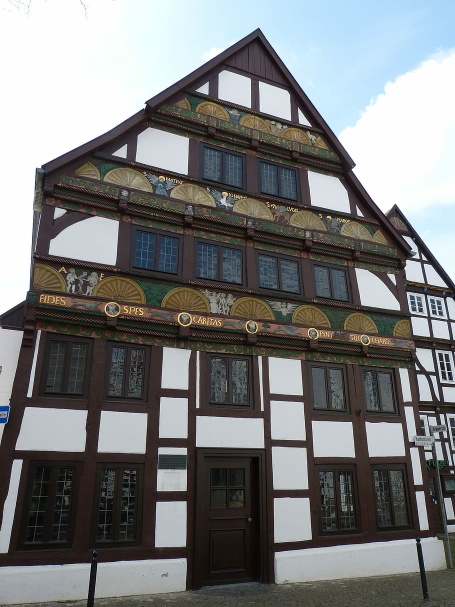
//> input picture 2.img_proc/L2.14#HoughLineTransformation/HoughLinesTransform/x64/Debug/image.jpg, 910 x 1213 px (shown at 1/2 size)
$ ./HoughLinesTransform   (built with g++ and OpenCV 4)
//> lines starting //> are read from the running program, lines starting //| are printed output that depends on the picture
#include <iostream>
#include "opencv2/imgcodecs.hpp"
#include "opencv2/highgui.hpp"
#include "opencv2/imgproc.hpp"
/*
 ***set threshold which shows number point lie on the line.***

 ***in polar axis definition,we could drawing a plot which shows points of lines vector by choosing fixed point in axis ,in other word we could draw lines vectors by using parametries
 in polar space which pass through fixed point which we determined in advance.
 ***if we want to get a line which pass through two or more point which is known ,we draw this parametric polar plot and determine line vector by determine these axis
 intersection point.

 line can be detected by finding the number of intersections between curves.
 The more curves intersecting means that the line represented by that intersection have more points.
 In general, we can define a threshold of the minimum number of intersections needed to detect a line.

 ***in other word we define threshold of number which number is shows point lie on the line...

  It keeps track of the intersection between curves of every point in the image.
 if number of intersection is above some threshold ,then it declares it is line with the parameters (teta,ro)of intersection point.
****The Standard Hough Transform*******

	It consists in pretty much what we just explained in the previous section. It gives you as result a vector of couples (θ,rθ)
	In OpenCV it is implemented with the function HoughLines()


****The Probabilistic Hough Line Transform*****

	A more efficient implementation of the Hough Line Transform. It gives as output the extremes of the detected lines (x0,y0,x1,y1)
	In OpenCV it is implemented with the function HoughLinesP()

	*/
using namespace cv;
using namespace std;

int main(int argc,char **argv)
{
	Mat dst, cdst, cdstP;

	const char* default_file = "./image.jpg";
	const char* filename = argc >= 2 ? argv[1] : default_file;
	// Loads an image
	Mat src = imread(samples::findFile(filename), IMREAD_GRAYSCALE);
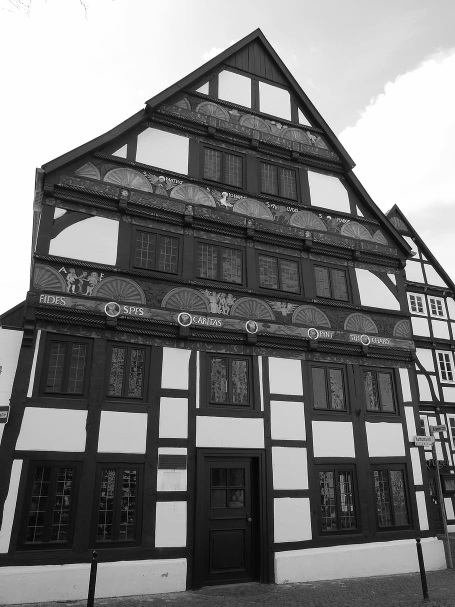
//> src: 1213 rows x 910 cols, CV_8UC1 (shown at 1/2 size); min 0, max 255, mean 123.5
	// Check if image is loaded fine
	if (src.empty()) {
		printf(" Error opening image\n");
		printf(" Program Arguments: [image_name -- default %s] \n", default_file);
		return -1;
	}

	Canny(src, dst, 50, 200,3 );//canny applied
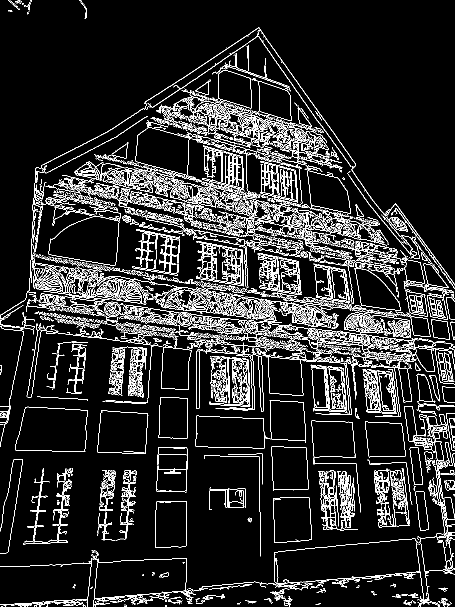
//> dst: 1213 rows x 910 cols, CV_8UC1 (shown at 1/2 size); 10.1% white in thin lines or dots

	cvtColor(dst,cdst,COLOR_GRAY2BGR);
//> cdst: 1213 rows x 910 cols, CV_8UC3; 10.1% white in thin lines or dots
	cdstP = cdst.clone();

	vector<Vec2f>lines;
	HoughLines(dst, lines, 1, CV_PI / 180,150,0,0);//dst must be the type of BGR (CV_8UC1)
//> lines = 10383 lines (rho, theta), first 12: [-511, 3.11], [569, 1.71], [488, 1.73], [498, 1.73], [30, 2.36], [576, 1.69], [564, 1.69], [398, 1.76], [347, 0.03], [28, 2.36], [25, 2.36], [45, 2.36]
	/*
	This function use such numerical methods when it determine intesection between lines by move forward as much as size of the resolution.
	HoughLines	(	InputArray 	image,             /	8-bit, single-channel binary source image. The image may be modified by the function.
					OutputArray 	lines,         /    Output vector of lines. Each line is represented by a 2 or 3 element vector (ρ,θ) or (ρ,θ,votes) . ρ is the distance from the coordinate origin (0,0) (top-left corner of the image). θ is the line rotation angle in radians ( 0∼vertical line,π/2∼horizontal line ). votes is the value of accumulator.
					double 	rho,                   /    The resolution of the parameter r in pixels. We use 1 pixel.
					double 	theta,                 /    Angle resolution of the accumulator in radians.
					int 	threshold,			   /    Accumulator threshold parameter. Only those lines are returned that get enough votes ( >threshold ).
					double 	srn = 0,			   /    For the multi-scale Hough transform, it is a divisor for the distance resolution rho . The coarse accumulator distance resolution is rho and the accurate accumulator resolution is rho/srn . If both srn=0 and stn=0 , the classical Hough transform is used. Otherwise, both these parameters should be positive.
					double 	stn = 0,			   /    For the multi-scale Hough transform, it is a divisor for the distance resolution theta.
					double 	min_theta = 0,		   /    For standard and multi-scale Hough transform, minimum angle to check for lines. Must fall between 0 and max_theta.
					double 	max_theta = CV_PI	   /	For standard and multi-scale Hough transform, maximum angle to check for lines. Must fall between min_theta and CV_PI.
				)
*/
	for (size_t i=0;i<lines.size();i++)
	{
		float ro = lines[i][0], teta = lines[i][1];//ro and teta is belong to lines output vectors
		Point p1, p2;
		double a = cos(teta),b=sin(teta);
		double x0 = a * ro, y0 = b * ro;
		p1.x = cvRound(x0+1000*(-b));//x0 and y0 show center of line so we must strecth the line with factor 1000
		p1.y = cvRound(y0+1000*(a));
		p2.x = cvRound(x0-1000*(-b));
		p2.y = cvRound(y0-1000*a);
		line(cdst,p1,p2,Scalar(0,0,255),1,LINE_AA);
	}
//> this loop made 10383 passes
//> (ro, teta, a, b, x0, y0) on passes 1 to 3: (-511, 3.11, -0.999, 0.0349, 510.7, -17.83), (569, 1.71, -0.139, 0.99, -79.19, 563.5), (488, 1.73, -0.156, 0.988, -76.34, 482)
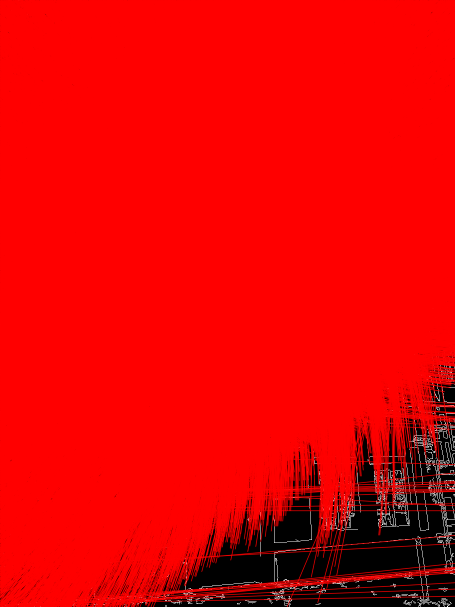
//> cdst: 1213 rows x 910 cols, CV_8UC3 (shown at 1/2 size); mean B, G, R 1.8, 1.8, 229.8
	vector<Vec4i> linePi;
	HoughLinesP(dst,linePi,1,CV_PI/180,50,50,10);
//> linePi = 1280 lines (x1, y1, x2, y2), first 8: [136, 548, 290, 592], [293, 329, 433, 469], [647, 611, 706, 607], [234, 630, 722, 690], [526, 432, 539, 786], [435, 441, 787, 515], [859, 964, 902, 1052], [108, 511, 227, 530]
	for(size_t i=0;i<linePi.size();i++)//show lines
	{
		Vec4i l = linePi[i];
		line(cdstP,Point(l[0],l[1]),Point(l[2],l[3]),Scalar(0,0,225),3,LINE_AA);
	}
//> this loop made 1280 passes
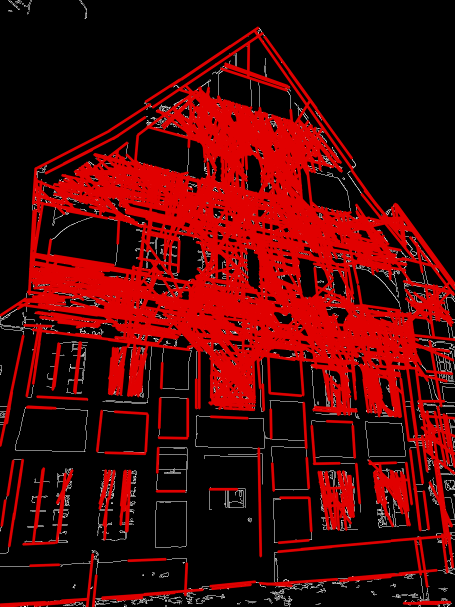
//> cdstP: 1213 rows x 910 cols, CV_8UC3 (shown at 1/2 size); mean B, G, R 5.1, 5.1, 71.8

	imshow("source",src);
	imshow("Detected Lines(in red) - Standart Hough Line Transform",cdst);
	imshow("Detected Lines(in red) - Probabilistic Line Transform ",cdstP);
	waitKey(0);
	return 0;
}
